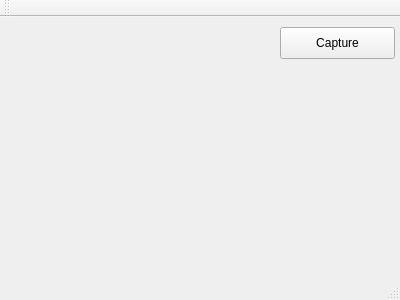
<?xml version="1.0" encoding="UTF-8"?>
<ui version="4.0">
 <class>MainWindow</class>
 <widget class="QMainWindow" name="MainWindow">
  <property name="geometry">
   <rect>
    <x>0</x>
    <y>0</y>
    <width>400</width>
    <height>300</height>
   </rect>
  </property>
  <property name="windowTitle">
   <string>MainWindow</string>
  </property>
  <widget class="QWidget" name="centralWidget">
   <widget class="QPushButton" name="pbStartCapturing">
    <property name="geometry">
     <rect>
      <x>280</x>
      <y>10</y>
      <width>115</width>
      <height>32</height>
     </rect>
    </property>
    <property name="text">
     <string>Capture</string>
    </property>
   </widget>
  </widget>
  <widget class="QMenuBar" name="menuBar">
   <property name="geometry">
    <rect>
     <x>0</x>
     <y>0</y>
     <width>400</width>
     <height>22</height>
    </rect>
   </property>
  </widget>
  <widget class="QToolBar" name="mainToolBar">
   <attribute name="toolBarArea">
    <enum>TopToolBarArea</enum>
   </attribute>
   <attribute name="toolBarBreak">
    <bool>false</bool>
   </attribute>
  </widget>
  <widget class="QStatusBar" name="statusBar"/>
 </widget>
 <layoutdefault spacing="6" margin="11"/>
 <resources/>
 <connections/>
</ui>
